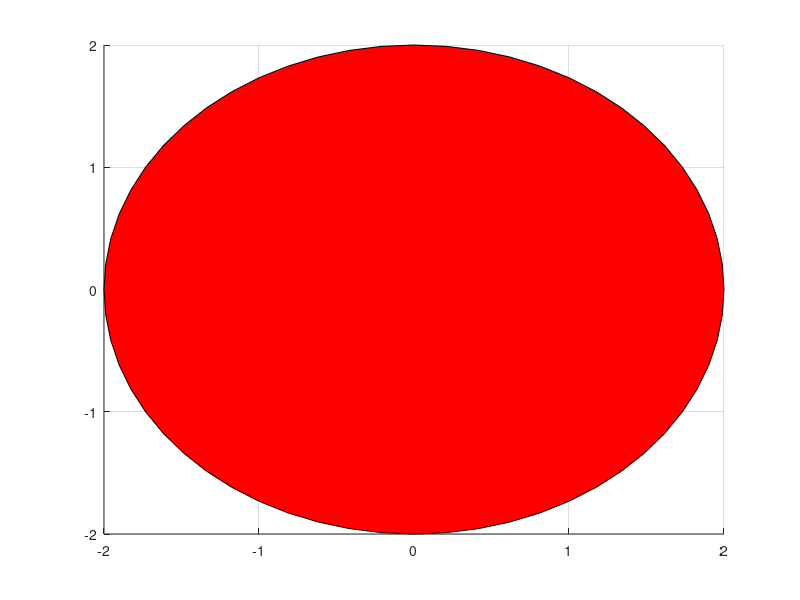

Write the MATLAB code that produced this figure. (Note: this script raises an error after producing the figure.)
clc
clear all
close all

%%%%%%%%%%%%%%%%%%%% set parameters of the target simulation %%%%%%%%%%%%%%%%%%%%%%%%%%%%%

% set time and waypoint of the target trajectory

t = [0 5 10];
points = [4 8; 12 8; 17 20];

%% set obstacles positions and radius

obspoints = [-2 -2;];
radius_obst = [4];

%% target circle shape

target_radius = 0.5;

%% predicted trajectory

horizon_predicted_trajectory = 10;

%%%%%%%%%%%%%%%%%%%%%%%%%%%%%%%%%%%%%%%%%%%%%%%%%%%%%%%%%%%%%%%%%%%%%%%%%%%%%%%%%%%%
%%%%%%%%%%%%%%%%%%%%%%%%%%%% CALL THE SOLVER %%%%%%%%%%%%%%%%

%% Comment this block if you do not have the forces pro license
% Set initial guess to start solver from:

% initializing solver



model.lb = [-0.5 -0.5 -0.5 -30 -30 0   0 0 0];
model.ub = [+0.5 +0.5 +0.5 +30 +30 +30 1 1 1];

model.N = 30;            % horizon length
%model.xfinal = [6; 6; 20; 0; 0; 0]; % v final=0 (standstill)


x0i = model.lb+(model.ub-model.lb)/2;
x0=repmat(x0i',model.N,1);
problem.x0=x0; 

%param = [-5; -10; 20];
%problem.all_parameters=repmat(param, model.N,1);

% Set initial and final conditions. This is usually changing from problem
% instance to problem instance:
problem.xinit = [-5; -15; 0; 0; 0; 0];
%%%%%%%%%%%%%%%%%%%%%%% CALCULATE TARGET TRAJECTORY%%%%%%%%%%%%%%%%%%%%%%%%%%%%%%%%%%%%%%%%%%%%


x = points(:,1);
y = points(:,2);

tq = 0:0.1:10;
slope0 = 0;
slopeF = 0;

pos_x = spline(t,[slope0; x; slopeF],tq);
pos_y = spline(t,[slope0; y; slopeF],tq);

[m n] = size(obspoints);
figure;

%%%%%%%%%% PLOT OBSTACLES %%%%%%%%%%%%%%%%%%%%%%

for i = 1: length(m);
obs = rectangle('Position',[obspoints(i,1) obspoints(i,2) radius_obst(1) radius_obst(1)],'Curvature',[1,1],'FaceColor','r');
end
grid

%%%% uncomment if you want to record the simulation %%%%
vidObj = VideoWriter('peaks.avi');
vidObj.FrameRate = 10;
open(vidObj);
%%%%%%%%%%%%%%% MAIN LOOP %%%%%%
%% In this loop the solver si called and the trajectory of the target and the drone are plotted

for k = 1: length(pos_x)-1

%% call the solver

%param = [pos_x(k); pos_y(k); 20];
%problem.all_parameters=repmat(param, model.N,1);
%problem.xfinal=[pos_x(k);pos_y(k);5; 0; 0; 0];
 param = [pos_x(k); pos_y(k); 6];
 problem.all_parameters = repmat(param,30,1);
[output,exitflag,info] = FORCESNLPsolver(problem);

xCenter =pos_x(k);
yCenter = pos_y(k); 

d = target_radius*2;
px = xCenter-0.5;
py = yCenter-0.5;
h = rectangle('Position',[px py d d],'Curvature',[1,1],'FaceColor','b');
h3 = rectangle('Position',[output.x02(4) output.x02(5) d d],'Curvature',[1,1],'FaceColor','g');

hold on
h1 = plot(pos_x(1:k),pos_y(1:k),'--+r','MarkerSize',3);
%h2 = plot(pos_x(k+1:k+horizon_predicted_trajectory), pos_y(k+1:k+horizon_predicted_trajectory),'--+g');
for i=1:30
    TEMP(:,i) = output.(['x',sprintf('%02d',i)]);
    x_temp = TEMP(4,:);
    y_temp = TEMP(5,:);
    z_temp = TEMP(6,:);
end

h4 = plot(x_temp',y_temp','--');
axis([-10 20 -20 30])


pause(0.1);
currFrame = getframe;
writeVideo(vidObj,currFrame);

set(h,'Visible','off')
%set(h2,'Visible', 'off')
set(h3, 'Visible', 'off')
set(h4, 'Visible', 'off')

%legend('obstacles','target', 'target trajectory', 'predicted trajectory')

problem.xinit(1) = output.x02(4);
problem.xinit(2) = output.x02(5);
problem.xinit(3) = output.x02(6);
problem.xinit(4) = output.x02(7);
problem.xinit(5) = output.x02(8);
problem.xinit(6) = output.x02(9);

%%% plot trajectory calculated by the solver

for i=1:30
    TEMP(:,i) = output.(['x',sprintf('%02d',i)]);
    x_temp = TEMP(4,:);
    y_temp = TEMP(5,:);
    z_temp = TEMP(6,:);
end

z(k) = output.x02(6);
end

height_target = zeros(1,100);
figure(2)
plot(tq(1,1:100),z,'g');
hold on
plot(tq(1,1:100),height_target, 'b')
legend('drone height','target height')
xlabel('time[s]')
ylabel('height[m]')
close(vidObj);


